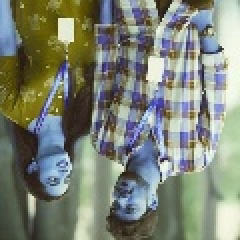
#> input picture Computer Vision/Gen_AI/new generate image.jpg, 120 x 120 px, given in place of the camera (shown 2 times larger)
$ python cv3_capture_blue.py
#> lines starting #> are read from the running program, lines starting #| are printed output that depends on the picture; after the words box and inside, x2 and y2 are one past the last pixel; in counts of white or black regions, pixels touching at a corner belong together

import cv2

import numpy as np

cap = cv2.VideoCapture(0)

while True:
    _, frame = cap.read()
#> frame is the input picture: shape (120, 120, 3); mean B, G, R 118.3, 131.2, 125.3

    hsv_frame = cv2.cvtColor(frame, cv2.COLOR_BGR2HSV)
#> hsv_frame: shape (120, 120, 3); mean H, S, V 60.5, 70.3, 140.5

    #red color
    low_blue = np.array([94, 80, 2])
    high_blue = np.array([126, 255, 255])

    blue_mask = cv2.inRange(hsv_frame,low_blue, high_blue)
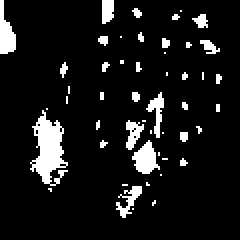
#> blue_mask: shape (120, 120) (shown 2 times larger); 9.2% white; 49 white regions (40 under 20 px), largest, box (x1, y1, x2, y2) and area: (15, 55, 34, 93) 384, (66, 70, 80, 87) 139, (0, 0, 8, 27) 133
    blue = cv2.bitwise_and(frame, frame, mask=blue_mask)
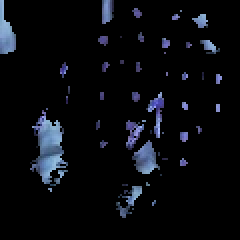
#> blue: shape (120, 120, 3) (shown 2 times larger); mean B, G, R 14.5, 10.5, 8.9

    cv2.imshow("Frame",frame)
    cv2.imshow('Blue', blue)


    key = cv2.waitKey(1)
#> (key Esc is pressed here)
    if key == 27:
        break
